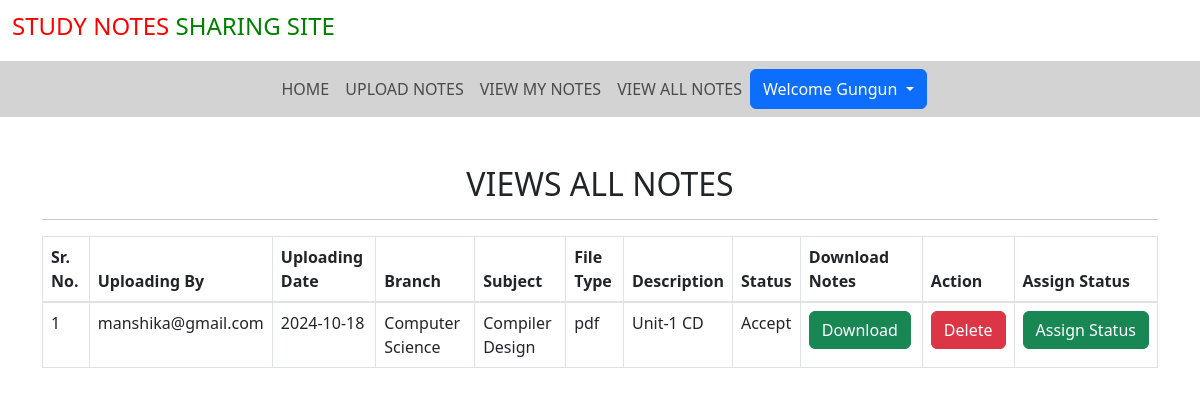
The app's page /view_allnotes/ (signed in) with its own data.
### notes/models.py (models this page shows, shortened)
class Notes(models.Model):
    user = models.ForeignKey(User,on_delete=models.CASCADE)
    uploadingdate = models.CharField(max_length=30)
    branch = models.CharField(max_length=30)
    subject = models.CharField(max_length=30)
    notefile = models.FileField(null= True)
    filetype = models.CharField(max_length=30)
    description = models.CharField(max_length=200,null= True)
    status = models.CharField(max_length=20)

### notes/views.py (the view)
# urls.py: path('view_allnotes/', view_allnotes,name='view_allnotes'),
def view_allnotes(request):
    if not request.user.is_authenticated:
        return redirect('login')
    notes = Notes.objects.filter(status="Accept")
    print(f"Number of All notes: {notes.count()}")
    d= {'notes': notes}
    return render(request,'view_allnotes.html',d)

### notes/templates/view_allnotes.html (shortened to what this page needs)
{% extends 'usernavigation.html' %}
{% load static%}
{% block body %}
<link rel="stylesheet" href="https://cdnjs.cloudflare.com/ajax/libs/twitter-bootstrap/5.3.0/css/bootstrap.min.css">
<link rel="stylesheet" href="https://cdn.datatables.net/2.1.8/css/dataTables.bootstrap5.css">
<div class="container mt-5">
    <h2 class="text-center">VIEWS ALL NOTES</h2>
    <hr>
    <table class="table table-bordered" id ="example">
    <thead>
        <tr>
            <th>Sr. No. </th>
            <th>Uploading By </th>
            <th>Uploading Date </th>
            <th>Branch </th>
            <th>Subject </th>
            <th>File Type </th>
            <th>Description </th>
            <th>Status </th>
            <th>Download Notes </th>
            <th>Action </th>
            <th>Assign Status </th>
        </tr>
    </thead>
    <tbody>
        {% for i in notes %}
        <tr>
            <td>{{forloop.counter}}</td>
            <td>{{i.user.username}}</td>
            <td>{{i.uploadingdate}}</td>
            <td>{{i.branch}}</td>
            <td>{{i.subject}}</td>
            <td>{{i.filetype}}</td>
            <td>{{i.description}}</td>
            <td>{{i.status}}</td>
            <td><a href="{{i.notefile.url}}"class ="btn btn-success" download>Download</a></td>
            <td><a href="{% url 'delete_notes' i.id %}"class ="btn btn-danger" onclick="return confirm('Are you sure?')">Delete</a></td>
            <td><a href="{% url 'assign_status' i.id %}"class ="btn btn-success" >Assign&nbsp;Status</a></td>
        </tr>
        {% endfor %}
    </tbody>
</table>
</div>
{% endblock %}

### notes/templates/usernavigation.html (shortened to what this page needs)
<!DOCTYPE html>
<html lang="en">
<head>
  {% load static %}
  <link rel="stylesheet" href="https://maxcdn.bootstrapcdn.com/bootstrap/4.3.1/css/bootstrap.min.css">
  <link rel="stylesheet" href="https://use.fontawesome.com/releases/v5.6.3/css/all.css"></head>
  <link rel="stylesheet" href="https://cdnjs.cloudflare.com/ajax/libs/font-awesome/5.15.4/css/all.min.css">
  <link rel="stylesheet" href="{% static "css/mystyle.css" %}">
</head>
<body>
  <h4 style= "padding: 1%"><span style="color:red">STUDY NOTES </span><span style="color:green">  SHARING SITE</span></h4>
  <nav class='navbar navbar-expand-sm justify-content-center' style = "background-color : lightgray;">
  <ul class="navbar-nav">
    <li class ="navbar-item">
      <a class="nav-link" href="{% url 'profile'%}">HOME</a>
    </li>
  <ul class="navbar-nav">
    <li class ="navbar-item">
      <a class="nav-link" href="{% url 'upload_notes' %}">UPLOAD NOTES</a>
    </li>
  <ul class="navbar-nav">
    <li class ="navbar-item">
      <a class="nav-link" href="{% url 'view_mynotes' %}">VIEW MY NOTES</a>
    </li>
  <ul class="navbar-nav">
    <li class ="navbar-item">
      <a class="nav-link" href="{% url 'view_allnotes' %}">VIEW ALL NOTES</a>
    </li>
    <div class='btn-group'>
        <button type = "button" class="btn btn-primary dropdown-toggle" data-toggle="dropdown">Welcome {{request.user.first_name}}</button>
    </div>
  </ul>
  </nav>
{% block body %}
{% endblock %}
</body>
</html>

### notes/static/css/mystyle.css (style rules this page uses)
.nav-link { color: black }

### records on screen
Notes: user.username "manshika@gmail.com", uploadingdate "2024-10-18", branch "Computer Science", subject "Compiler Design", filetype "pdf", description "Unit-1 CD", status "Accept"

### other values on screen
{{ request.user.first_name }} "Gungun"
